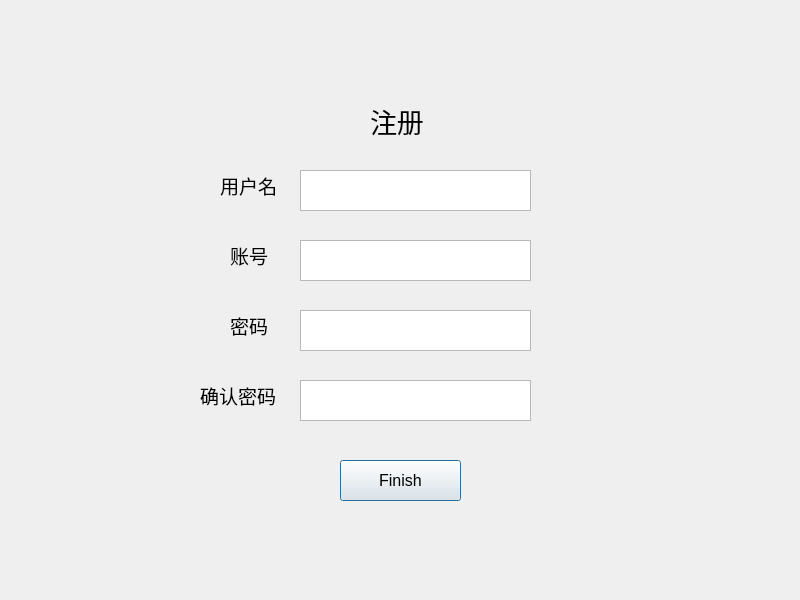
<?xml version="1.0" encoding="UTF-8"?>
<ui version="4.0">
 <class>Dialog_regist</class>
 <widget class="QDialog" name="Dialog_regist">
  <property name="geometry">
   <rect>
    <x>0</x>
    <y>0</y>
    <width>800</width>
    <height>600</height>
   </rect>
  </property>
  <property name="windowTitle">
   <string>Dialog</string>
  </property>
  <widget class="QLabel" name="label_2">
   <property name="geometry">
    <rect>
     <x>230</x>
     <y>240</y>
     <width>72</width>
     <height>31</height>
    </rect>
   </property>
   <property name="font">
    <font>
     <family>Arial</family>
     <pointsize>14</pointsize>
    </font>
   </property>
   <property name="text">
    <string>账号</string>
   </property>
  </widget>
  <widget class="QTextEdit" name="account">
   <property name="geometry">
    <rect>
     <x>300</x>
     <y>240</y>
     <width>231</width>
     <height>41</height>
    </rect>
   </property>
  </widget>
  <widget class="QTextEdit" name="username">
   <property name="geometry">
    <rect>
     <x>300</x>
     <y>170</y>
     <width>231</width>
     <height>41</height>
    </rect>
   </property>
  </widget>
  <widget class="QTextEdit" name="password1">
   <property name="geometry">
    <rect>
     <x>300</x>
     <y>310</y>
     <width>231</width>
     <height>41</height>
    </rect>
   </property>
  </widget>
  <widget class="QTextEdit" name="password2">
   <property name="geometry">
    <rect>
     <x>300</x>
     <y>380</y>
     <width>231</width>
     <height>41</height>
    </rect>
   </property>
  </widget>
  <widget class="QLabel" name="label_3">
   <property name="geometry">
    <rect>
     <x>230</x>
     <y>310</y>
     <width>72</width>
     <height>31</height>
    </rect>
   </property>
   <property name="font">
    <font>
     <family>Arial</family>
     <pointsize>14</pointsize>
    </font>
   </property>
   <property name="text">
    <string>密码</string>
   </property>
  </widget>
  <widget class="QLabel" name="label_5">
   <property name="geometry">
    <rect>
     <x>220</x>
     <y>170</y>
     <width>72</width>
     <height>31</height>
    </rect>
   </property>
   <property name="font">
    <font>
     <family>Arial</family>
     <pointsize>14</pointsize>
    </font>
   </property>
   <property name="text">
    <string>用户名</string>
   </property>
  </widget>
  <widget class="QLabel" name="label">
   <property name="geometry">
    <rect>
     <x>370</x>
     <y>90</y>
     <width>81</width>
     <height>61</height>
    </rect>
   </property>
   <property name="font">
    <font>
     <family>Arial</family>
     <pointsize>20</pointsize>
    </font>
   </property>
   <property name="text">
    <string>注册</string>
   </property>
  </widget>
  <widget class="QLabel" name="label_4">
   <property name="geometry">
    <rect>
     <x>200</x>
     <y>380</y>
     <width>101</width>
     <height>31</height>
    </rect>
   </property>
   <property name="font">
    <font>
     <family>Arial</family>
     <pointsize>14</pointsize>
    </font>
   </property>
   <property name="text">
    <string>确认密码</string>
   </property>
  </widget>
  <widget class="QPushButton" name="finish">
   <property name="geometry">
    <rect>
     <x>340</x>
     <y>460</y>
     <width>121</width>
     <height>41</height>
    </rect>
   </property>
   <property name="font">
    <font>
     <family>Arial</family>
     <pointsize>12</pointsize>
    </font>
   </property>
   <property name="text">
    <string>Finish</string>
   </property>
  </widget>
  <widget class="QLabel" name="msg">
   <property name="geometry">
    <rect>
     <x>180</x>
     <y>550</y>
     <width>431</width>
     <height>31</height>
    </rect>
   </property>
   <property name="font">
    <font>
     <family>Arial</family>
     <pointsize>14</pointsize>
    </font>
   </property>
   <property name="text">
    <string/>
   </property>
   <property name="alignment">
    <set>Qt::AlignCenter</set>
   </property>
  </widget>
 </widget>
 <resources/>
 <connections/>
</ui>
